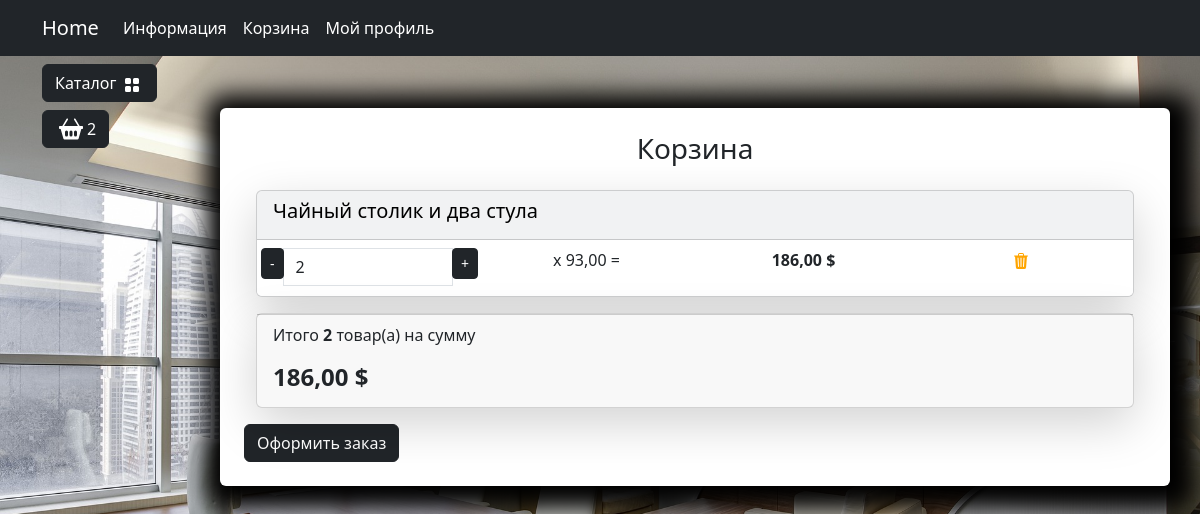
The page /user/users-cart/ (signed in) on the database as committed earlier.
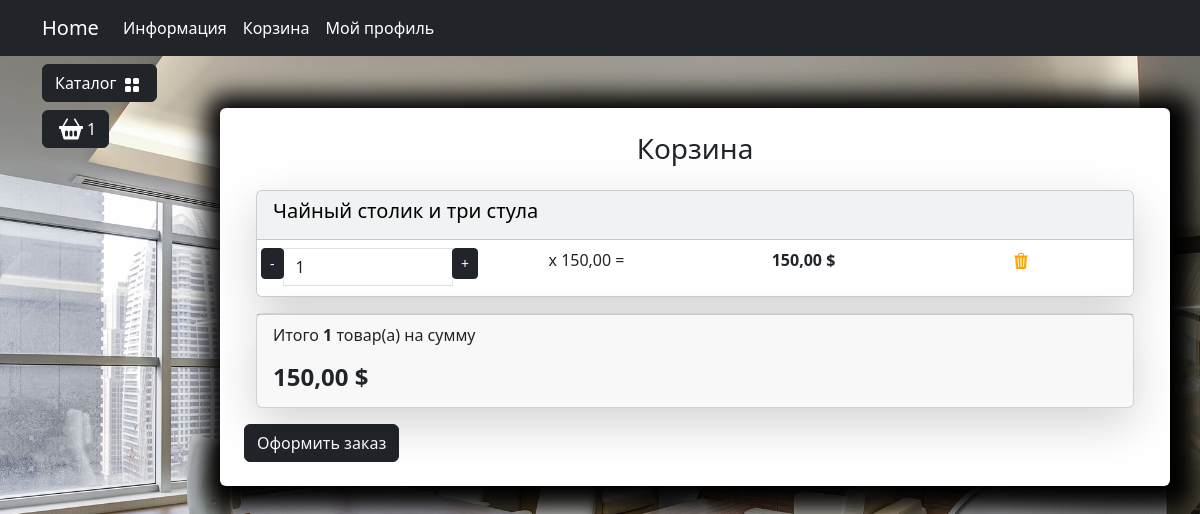
The same page on the database as committed later.
### carts/models.py (models this page shows, shortened)
class Cart(models.Model):
    user = models.ForeignKey(to=User, on_delete=models.CASCADE, blank=True, null=True, verbose_name='Пользователь')
    product = models.ForeignKey(to=Products, on_delete=models.CASCADE, verbose_name='Товар')
    quantity = models.PositiveSmallIntegerField(default=0, verbose_name='Количество')
    session_key = models.CharField(max_length=32, null=True, blank=True)
    created_timestamp = models.DateTimeField(auto_now_add=True, verbose_name='Дата добавления')
    class Meta:
        db_table = 'cart'
        verbose_name = "Корзина"
        verbose_name_plural = "Корзина"
    objects = CartQueryset().as_manager()
    def products_price(self):
        return round(self.product.sell_price() * self.quantity, 2)

### goods/models.py (models this page shows, shortened)
class Products(models.Model):
    name = models.CharField(max_length=150, unique=True, verbose_name='Название')
    slug = models.SlugField(max_length=200, unique=True, blank=True, null= True)
    description = models.TextField(blank=True, null=True, verbose_name= 'Описание')
    image = models.ImageField(upload_to='goods_images', blank=True, null=True)
    price = models.DecimalField(default=0.00, max_digits=7, decimal_places=2, verbose_name='Цена')
    discount = models.DecimalField(default=0.00, max_digits=4, decimal_places=2, verbose_name='Скидка в %')
    quantity = models.PositiveBigIntegerField(default=0, verbose_name='Количество')
    category= models.ForeignKey(to=Categories, on_delete=models.CASCADE, verbose_name='Категория')
    class Meta:
        db_table: 'product'
        verbose_name= 'Продукт'
        verbose_name_plural = 'Продукты'
        ordering = ('id',)
    def sell_price(self):
        if self.discount:
            return round(self.price, 2)
        return self.price

### users/views.py (the view)
# urls.py: path('users-cart/', views.users_cart, name='users_cart'),
def users_cart(request):
    return render(request, 'users/users_cart.html')

### carts/models.py (called while the page is built)
    def total_price(self):
        return sum(cart.products_price() for cart in self)

    def total_quantity(self):
        if self:
            return sum(cart.quantity for cart in self)
        return 0

### carts/templatetags/carts_tags.py (called while the page is built)
@register.simple_tag()
def user_carts(request):
    if request.user.is_authenticated:
        return Cart.objects.filter(user=request.user)

### goods/templatetags/goods_tags.py (called while the page is built)
@register.simple_tag()
def tag_categories():
    return Categories.objects.all()

### users/templates/users/users_cart.html (shortened to what this page needs)
{% extends "base.html" %}
{% load static %}
{% block content %}
<div class="row">
                        <div class="container mt-5">
                            <div class="row justify-content-center">
                                <div class=" bg-white p-4 mb-4 mx-2 rounded custom-shadow">
                                    <h3 class="text-center mb-4">Корзина</h3>
                                    <div class="container" id="cart-items-container">
                                        {% include "carts/includes/included_cart.html" %}
                                    </div>
                                    <a class="btn btn-dark" href="{% url "orders:create_order" %}">
                                        Оформить заказ
                                    </a>
                                </div>
                            </div>
                        </div>
                    </div>
{% endblock content %}

### templates/base.html (shortened to what this page needs)
<!DOCTYPE html>
{% load static %}
{% load goods_tags %}
{% load carts_tags %}
{% user_carts request as carts %}
<html lang="en">
<head>
    <link rel="stylesheet" href="{% static 'deps/css/bootstrap/bootstrap.min.css' %}">
    <link rel="stylesheet" href="{% static 'deps/css/my_css.css' %}">
</head>
<body>
    <header>
        <nav class="navbar navbar-expand-lg bg-dark" data-bs-theme="dark">
            <div class="container">
                <a class="navbar-brand" href="{% url 'main:index'%}">Home</a>
                <div class="collapse navbar-collapse" id="navbarSupportedContent">
                    <ul class="navbar-nav me-auto mb-2 mb-lg-0">
                        <li class="nav-item dropdown ">
                            <a class="nav-link dropdown-toggle text-white" href="#" role="button"
                                data-bs-toggle="dropdown" aria-expanded="false">
                                Информация
                            </a>
                        </li>
                        <li class="nav-item">
                            <a class="nav-link  text-white" href="{% url "user:users_cart" %}">Корзина</a>
                        </li>
                        {% if not user.is_authenticated %}
                        <li class="nav-item">
                            <a class="nav-link  text-white" href="{% url "user:login" %}">Войти</a>
                        </li>
                    {% else %}
                        <li class="nav-item dropdown ">
                            <a class="nav-link dropdown-toggle text-white" href="#" role="button"
                                data-bs-toggle="dropdown" aria-expanded="false">
                                Мой профиль
                            </a>
                        </li>
                    {% endif %}
                    </ul>
                </div>
            </div>
        </nav>
    </header>
    <section>
        <div class="container">
            <div class="row mt-1 position-fixed z-3">
                <div class="dropdown mb-2">
                    <button class="btn btn-secondary dropdown-toggle btn-dark" type="button" data-bs-toggle="dropdown"
                        aria-expanded="false">
                        Каталог
                        <img class="mx-1" src= "{% static 'deps/icons/grid-fill.svg' %}" alt="Catalog Icon" width="16"
                            height="16">
                    </button>
                        {% tag_categories as categories %}
                </div>
                <div>
                    <button type="button" class="btn btn-dark btn-secondary d-flex" id="modalButton"
                        aria-expanded="false">
                        <img class="mx-1" src= "{% static 'deps/icons/basket2-fill.svg' %}" alt="Catalog Icon" width="24"
                            height="24">
                            <span id="goods-in-cart-count"> {{ carts.total_quantity }}</span>
                    </button>
                </div>
            </div>
        </div>
        <div class="container">
            <div class="row mt-1">
                <div class="col-lg-2">
                </div>
                <div class="col-lg-10">
                    {% block content %}   {% endblock  %}
                </div>
            </div>
        </div>
    </section>
</body>
</html>

### carts/templates/carts/includes/included_cart.html
{% load static %}
{% load carts_tags %}
{% user_carts request as carts%}
<div class="card mb-3 text-bg-light shadow-lg">
    {% for cart in carts %}
        <div class="card-header">
            <h5 class="card-title">{{ cart.product.name }}</h5>
        </div>
        <ul class="list-group list-group-flush">
            <li class="list-group-item">
                <div class="row text-center">
                    <div class="col p-0">
                        <div class="input-group">
                            <span class="input-group-btn">
                                <button type="button" class="btn btn-dark btn-sm decrement"
                                    data-cart-id="" data-cart-change-url="">-</button>
                            </span>
                            <input type="text" class="form-control number" value="{{ cart.quantity }}"
                                readonly>
                            <span class="input-group-btn">
                                <button type="button" class="btn btn-dark btn-sm increment"
                                    data-cart-id="" data-cart-change-url="">+</button>
                            </span>
                        </div>
                    </div>
                    <div class="col p-0">
                        <p>x {{ cart.product.sell_price }} = </p>
                    </div>
                    <div class="col p-0"><strong> {{cart.products_price}} $</strong></div>
                    <div class="col p-0">
                        <a href="{% url "cart:cart_remove" cart.id %}" class="remove-from-cart" data-cart-id="">
                            <img class="mx-1" src="{% static "deps/icons/trash3-fill.svg" %}"
                                alt="Catalog Icon" width="16" height="16">
                        </a>
                    </div>
                </div>
            </li>
        </ul>
    {% endfor %}
</div>
<div class="card mb-3 shadow-lg">
    <div class="card-footer">
        <p class="float-left">Итого <strong>{{ carts.total_quantity }}</strong> товар(а) на сумму</p>
        <h4 class="float-left"><strong>{{ carts.total_price }} $</strong></h4>
    </div>
</div>

Rows that differ between the two databases and show on the page:
removed Cart: total_quantity "2", product.name "Чайный столик и два стула", quantity "2", product.sell_price "93,00", products_price "186,00", total_price "186,00"
added Cart: total_quantity "1", product.name "Чайный столик и три стула", quantity "1", product.sell_price "150,00", products_price "150,00", total_price "150,00"
